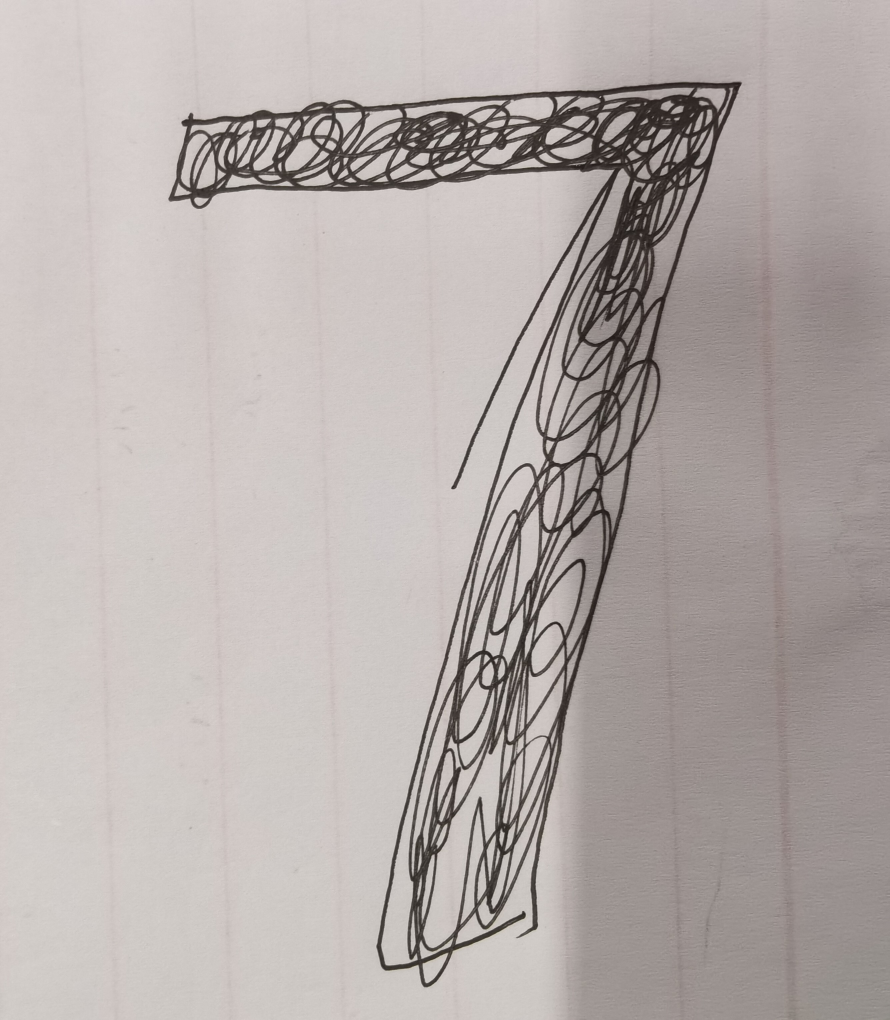
#> input picture iris/knn_id_number/image0.jpg, 2668 x 3059 px (shown at 1/3 size); its folder holds only this picture in this run
$ python ex_knn_id_num.py
#> lines starting #> are read from the running program, lines starting #| are printed output that depends on the picture
"""
手写数字识别
2021-10-19
数据集包括两部分，一部分是训练数据集，共有1934个数据；
另一部分是测试数据集，共有946个数据。
所有数据命名格式都是统一的，例如数字5的第56个样本——5_56.txt
算法步骤


收集数据：公开数据源
分析数据，构思如何处理数据
导入训练数据，转化为结构化的数据格式
计算距离（欧式距离）
导入测试数据，计算模型准确率
手写数字，实际应用模型
"""

# 处理文本文件
import operator
from os import listdir
import numpy as np

from PIL import Image


# [60 lines left out: functions img_to_vector, classify0, handWritingClassTeat, not called in this run]


"""
训练数据和测试数据都是txt格式的，
而现在却都是自己手写的数字并拍出来的照片，
因此我需要将照片转成32×32的txt文本
首先，拍出来的图片都是彩色图片，它的内部格式是3维的，
而我们要让其为二维的，首先得将它转换为灰度图片
"""


def trans_pic_to_grey(origin_path):
#> called with origin_path = 'image0.jpg'
    ima = Image.open(origin_path)
#> ima is the input picture: PIL image 2668x3059 RGB; mean R, G, B 181.6, 173.6, 171.1
    ima = ima.resize((32, 32))
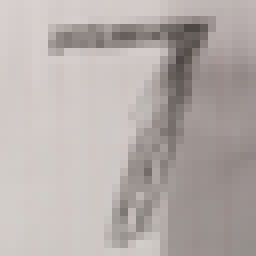
#> ima: PIL image 32x32 RGB (shown 8 times larger); mean R, G, B 181.6, 173.6, 171.1
    grey_image = ima.convert("L")
    save_path = origin_path.split('.')[-2] + "_grey.jpg"
    grey_image.save(save_path)
    return save_path


# 32×32的灰度图片，将其变成0和1
def trans_grey_to_binary(origin_path):
#> called with origin_path = 'image0_grey.jpg'
    imag = Image.open(origin_path)
    save_path = origin_path.split('.')[-2] + "_.txt"
    fh = open(save_path, 'w')
    for i in range(imag.size[1]):
        for j in range(imag.size[0]):
            color = imag.getpixel((j, i))
            if color > 100:
                color = 0
            else:
                color = 1
            fh.write(str(color))
        fh.write("\n")
    fh.close()
    return save_path


def my_handWriting_image_distinguish(pic_path):
    pic_path = trans_pic_to_grey(pic_path)
    pic_path = trans_grey_to_binary(pic_path)
    hw_labels = []
#> (the run stopped early here; a loop or call above may not have finished)
